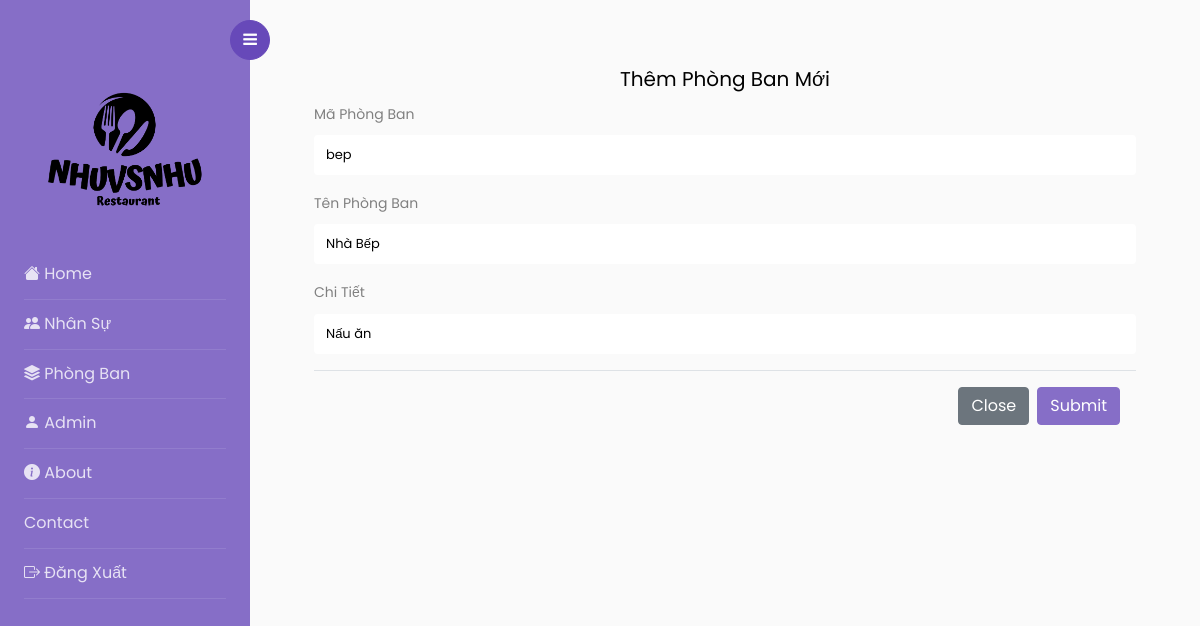
The app's page /Nhansu/chinhsua_pb.php?MAPB=bep, older data.
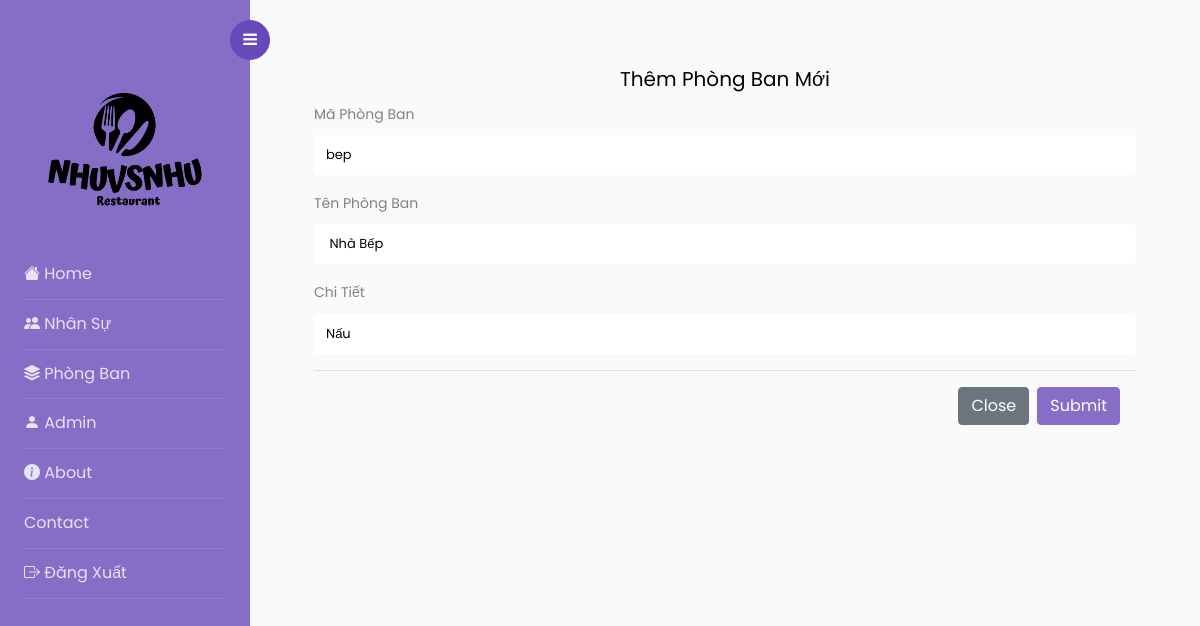
The same page, newer data.
### tables this page shows
CREATE TABLE `phongban` (
  `MAPB` varchar(10) NOT NULL,
  `TENPB` varchar(50) NOT NULL,
  `CHITIET` mediumtext NOT NULL
);

### Nhansu/chinhsua_pb.php (the view)
<?php include('header.php'); ?>
<?php include('sidebar.php'); ?>
<?php
include('../connect.php');
$MAPB = $_GET['MAPB'];
$query = "SELECT * FROM phongban WHERE MAPB ='$MAPB'";
$ketqua = mysqli_query($connect, $query);
$row = mysqli_fetch_array($ketqua);
?>
<div id="content" class="p-4 p-md-5 pt-5">
    <form class="p-md-3" action="capnhat_pb.php" method="post">
        <h5 class="text-center">Thêm Phòng Ban Mới</h5>
        <div class="mb-3">
            <label for="exampleInputMAPB" class="form-label">Mã Phòng Ban</label>
            <input class="form-control" type="text" name="MAPB" placeholder="Mã Phòng Ban" value="<?php echo $row['MAPB']; ?>">
        </div>
        <div class="mb-3">
            <label for="exampleInputname" class="form-label">Tên Phòng Ban</label>
            <input class="form-control" type="text" name="TENPB" placeholder="Tên Phòng Ban" value="<?php echo $row['TENPB']; ?>">
        </div>
        <div class="mb-3">
            <label for="exampleInputDate" class="form-label">Chi Tiết</label>
            <input class="form-control" type="text" name="CHITIET" placeholder="" value="<?php echo $row['CHITIET']; ?>">
        </div>
           <div class="modal-footer">
            <a class="btn btn-secondary" href="phongban.php" >Close</a>
            <input class="btn btn-primary" type="submit" name="capnhat">
        </div>
    </form>
</div>
<?php include('footer.php') ?>

Row changes from the older to the newer data that the page shows:
changed phongban "bep": CHITIET "Nấu ăn" → "Nấu"
